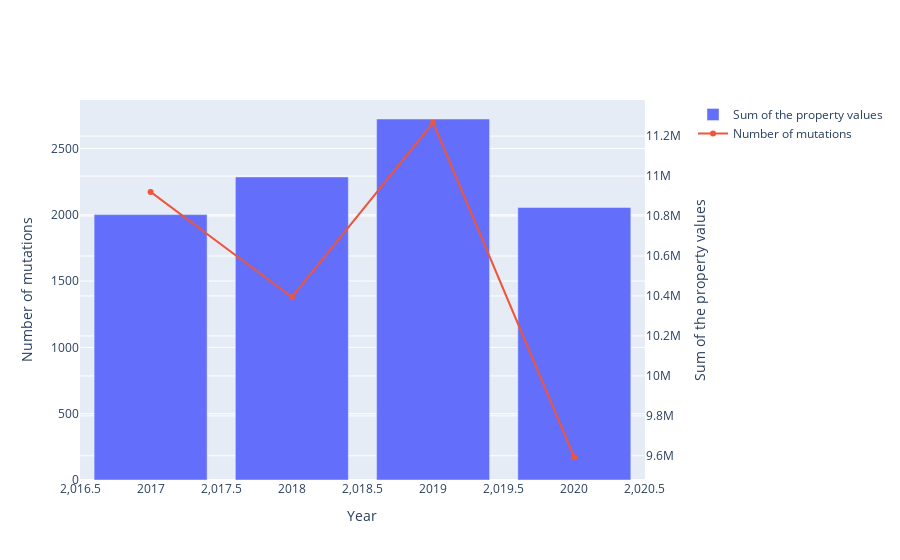

Notebook code cell kept with this figure:
### Code cell
plot_yearly_figures(val_min=2000000, val_max=None, year_min=2017, year_max=None)

### Figure 1 — Plotly figure (JSON) as saved in the notebook; plotly's stock layout.template omitted (floating-point values rounded to 4 significant figures)
{"data": [{"name": "Sum of the property values", "type": "bar", "x": [2017, 2018, 2019, 2020], "xaxis": "x", "y": [2001, 2285, 2722, 2055], "yaxis": "y"}, {"mode": "lines+markers", "name": "Number of mutations", "type": "scatter", "x": [2017, 2018, 2019, 2020], "xaxis": "x", "y": [10920000.0, 10390000.0, 11270000.0, 9593000.0], "yaxis": "y2"}], "layout": {"autosize": true, "xaxis": {"anchor": "y", "autorange": true, "domain": [0, 0.94], "range": [2016.0, 2020.0], "title": {"text": "Year"}, "type": "linear"}, "yaxis": {"anchor": "x", "autorange": true, "domain": [0, 1], "range": [0, 2865.0], "title": {"text": "Number of mutations"}, "type": "linear"}, "yaxis2": {"anchor": "x", "autorange": true, "overlaying": "y", "range": [9455000.0, 11410000.0], "side": "right", "title": {"text": "Sum of the property values"}, "type": "linear"}}}
